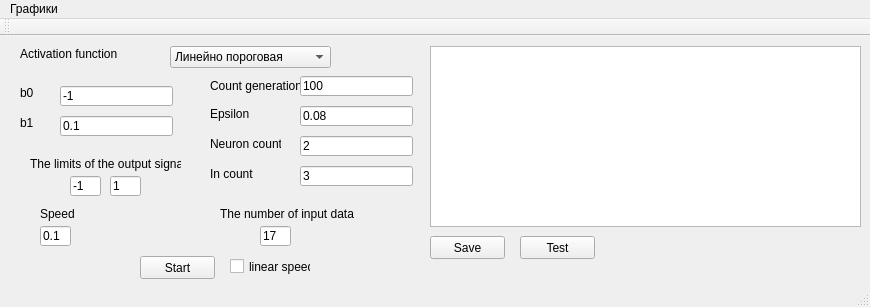
<?xml version="1.0" encoding="UTF-8"?>
<ui version="4.0">
 <class>MainWindow</class>
 <widget class="QMainWindow" name="MainWindow">
  <property name="geometry">
   <rect>
    <x>0</x>
    <y>0</y>
    <width>870</width>
    <height>307</height>
   </rect>
  </property>
  <property name="windowTitle">
   <string>MainWindow</string>
  </property>
  <widget class="QWidget" name="centralWidget">
   <widget class="QLabel" name="label">
    <property name="geometry">
     <rect>
      <x>20</x>
      <y>10</y>
      <width>131</width>
      <height>16</height>
     </rect>
    </property>
    <property name="text">
     <string>Activation function</string>
    </property>
   </widget>
   <widget class="QComboBox" name="comboBox">
    <property name="geometry">
     <rect>
      <x>170</x>
      <y>10</y>
      <width>161</width>
      <height>22</height>
     </rect>
    </property>
    <item>
     <property name="text">
      <string>Линейно пороговая</string>
     </property>
    </item>
    <item>
     <property name="text">
      <string>Гиперболический тангенс</string>
     </property>
    </item>
    <item>
     <property name="text">
      <string>Сигмоидная логистическая</string>
     </property>
    </item>
   </widget>
   <widget class="QLabel" name="label_4">
    <property name="geometry">
     <rect>
      <x>20</x>
      <y>50</y>
      <width>47</width>
      <height>13</height>
     </rect>
    </property>
    <property name="text">
     <string>b0</string>
    </property>
   </widget>
   <widget class="QLabel" name="label_5">
    <property name="geometry">
     <rect>
      <x>20</x>
      <y>80</y>
      <width>47</width>
      <height>13</height>
     </rect>
    </property>
    <property name="text">
     <string>b1</string>
    </property>
   </widget>
   <widget class="QPushButton" name="pushButton">
    <property name="geometry">
     <rect>
      <x>140</x>
      <y>220</y>
      <width>75</width>
      <height>23</height>
     </rect>
    </property>
    <property name="text">
     <string>Start</string>
    </property>
   </widget>
   <widget class="QLabel" name="label_6">
    <property name="geometry">
     <rect>
      <x>210</x>
      <y>40</y>
      <width>91</width>
      <height>20</height>
     </rect>
    </property>
    <property name="text">
     <string>Count generation</string>
    </property>
   </widget>
   <widget class="QLabel" name="label_7">
    <property name="geometry">
     <rect>
      <x>210</x>
      <y>70</y>
      <width>71</width>
      <height>16</height>
     </rect>
    </property>
    <property name="text">
     <string>Epsilon</string>
    </property>
   </widget>
   <widget class="QLineEdit" name="lineEdit_3">
    <property name="geometry">
     <rect>
      <x>60</x>
      <y>50</y>
      <width>113</width>
      <height>20</height>
     </rect>
    </property>
    <property name="text">
     <string>-1</string>
    </property>
   </widget>
   <widget class="QLineEdit" name="lineEdit_4">
    <property name="geometry">
     <rect>
      <x>60</x>
      <y>80</y>
      <width>113</width>
      <height>20</height>
     </rect>
    </property>
    <property name="text">
     <string>0.1</string>
    </property>
   </widget>
   <widget class="QLineEdit" name="lineEdit_5">
    <property name="geometry">
     <rect>
      <x>300</x>
      <y>40</y>
      <width>113</width>
      <height>20</height>
     </rect>
    </property>
    <property name="text">
     <string>100</string>
    </property>
   </widget>
   <widget class="QLineEdit" name="lineEdit_6">
    <property name="geometry">
     <rect>
      <x>300</x>
      <y>70</y>
      <width>113</width>
      <height>20</height>
     </rect>
    </property>
    <property name="text">
     <string>0.08</string>
    </property>
   </widget>
   <widget class="QLineEdit" name="lineEdit_7">
    <property name="geometry">
     <rect>
      <x>300</x>
      <y>100</y>
      <width>113</width>
      <height>20</height>
     </rect>
    </property>
    <property name="text">
     <string>2</string>
    </property>
   </widget>
   <widget class="QLineEdit" name="lineEdit_8">
    <property name="geometry">
     <rect>
      <x>300</x>
      <y>130</y>
      <width>113</width>
      <height>20</height>
     </rect>
    </property>
    <property name="text">
     <string>3</string>
    </property>
   </widget>
   <widget class="QLabel" name="label_8">
    <property name="geometry">
     <rect>
      <x>210</x>
      <y>100</y>
      <width>71</width>
      <height>16</height>
     </rect>
    </property>
    <property name="text">
     <string>Neuron count</string>
    </property>
   </widget>
   <widget class="QLabel" name="label_9">
    <property name="geometry">
     <rect>
      <x>210</x>
      <y>130</y>
      <width>71</width>
      <height>16</height>
     </rect>
    </property>
    <property name="text">
     <string>In count</string>
    </property>
   </widget>
   <widget class="QLabel" name="label_10">
    <property name="geometry">
     <rect>
      <x>30</x>
      <y>120</y>
      <width>151</width>
      <height>16</height>
     </rect>
    </property>
    <property name="text">
     <string>The limits of the output signal</string>
    </property>
   </widget>
   <widget class="QLineEdit" name="lineEdit_9">
    <property name="geometry">
     <rect>
      <x>70</x>
      <y>140</y>
      <width>31</width>
      <height>20</height>
     </rect>
    </property>
    <property name="text">
     <string>-1</string>
    </property>
   </widget>
   <widget class="QLineEdit" name="lineEdit_10">
    <property name="geometry">
     <rect>
      <x>110</x>
      <y>140</y>
      <width>31</width>
      <height>20</height>
     </rect>
    </property>
    <property name="text">
     <string>1</string>
    </property>
   </widget>
   <widget class="QLabel" name="label_11">
    <property name="geometry">
     <rect>
      <x>220</x>
      <y>170</y>
      <width>151</width>
      <height>16</height>
     </rect>
    </property>
    <property name="text">
     <string>The number of input data</string>
    </property>
   </widget>
   <widget class="QLineEdit" name="lineEdit_11">
    <property name="geometry">
     <rect>
      <x>260</x>
      <y>190</y>
      <width>31</width>
      <height>20</height>
     </rect>
    </property>
    <property name="text">
     <string>17</string>
    </property>
   </widget>
   <widget class="QTableWidget" name="tableWidget">
    <property name="geometry">
     <rect>
      <x>430</x>
      <y>10</y>
      <width>431</width>
      <height>181</height>
     </rect>
    </property>
   </widget>
   <widget class="QLabel" name="label_12">
    <property name="geometry">
     <rect>
      <x>40</x>
      <y>170</y>
      <width>151</width>
      <height>16</height>
     </rect>
    </property>
    <property name="text">
     <string>Speed</string>
    </property>
   </widget>
   <widget class="QLineEdit" name="lineEdit_12">
    <property name="geometry">
     <rect>
      <x>40</x>
      <y>190</y>
      <width>31</width>
      <height>20</height>
     </rect>
    </property>
    <property name="text">
     <string>0.1</string>
    </property>
   </widget>
   <widget class="QPushButton" name="pushButton_2">
    <property name="geometry">
     <rect>
      <x>430</x>
      <y>200</y>
      <width>75</width>
      <height>23</height>
     </rect>
    </property>
    <property name="text">
     <string>Save</string>
    </property>
   </widget>
   <widget class="QPushButton" name="pushButton_3">
    <property name="geometry">
     <rect>
      <x>520</x>
      <y>200</y>
      <width>75</width>
      <height>23</height>
     </rect>
    </property>
    <property name="text">
     <string>Test</string>
    </property>
   </widget>
   <widget class="QCheckBox" name="checkBox">
    <property name="geometry">
     <rect>
      <x>230</x>
      <y>220</y>
      <width>81</width>
      <height>21</height>
     </rect>
    </property>
    <property name="text">
     <string>linear speed</string>
    </property>
   </widget>
  </widget>
  <widget class="QMenuBar" name="menuBar">
   <property name="geometry">
    <rect>
     <x>0</x>
     <y>0</y>
     <width>870</width>
     <height>21</height>
    </rect>
   </property>
   <widget class="QMenu" name="menu_2">
    <property name="title">
     <string>Графики</string>
    </property>
    <addaction name="action"/>
   </widget>
   <addaction name="menu_2"/>
  </widget>
  <widget class="QToolBar" name="mainToolBar">
   <attribute name="toolBarArea">
    <enum>TopToolBarArea</enum>
   </attribute>
   <attribute name="toolBarBreak">
    <bool>false</bool>
   </attribute>
  </widget>
  <widget class="QStatusBar" name="statusBar"/>
  <action name="action">
   <property name="text">
    <string>Погрешность от кол-ва эпох</string>
   </property>
  </action>
 </widget>
 <layoutdefault spacing="6" margin="11"/>
 <resources/>
 <connections/>
</ui>
